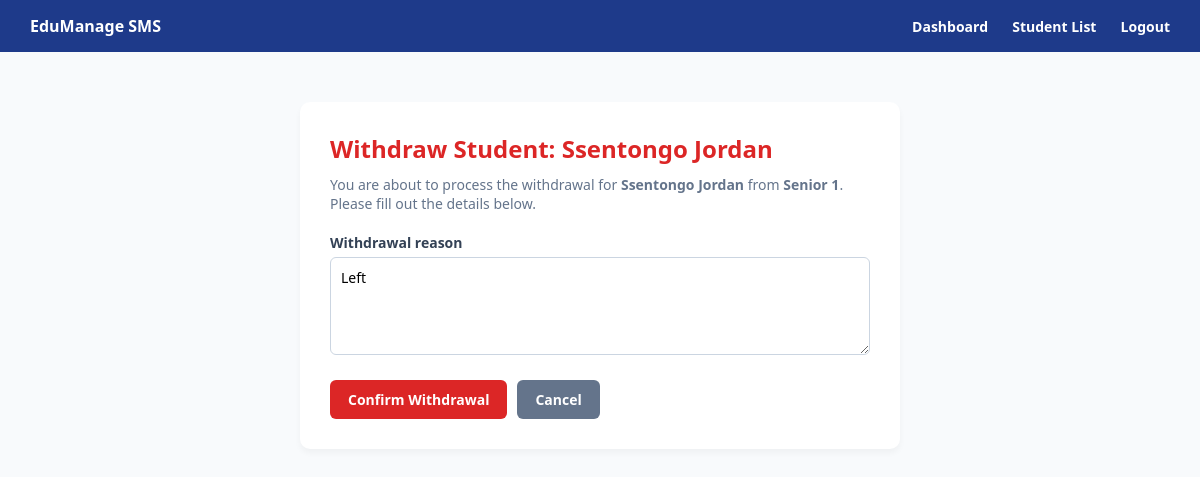
Page /student/withdraw/1/ (signed in) on the committed database.
### student_system/models.py (models this page shows, shortened)
class Student(models.Model):
    user = models.OneToOneField(User, on_delete=models.SET_NULL, null=True, blank=True)
    student_number = models.CharField(max_length=20, unique=True, blank=True, null=True, help_text="Auto-generated unique student ID")
    name = models.CharField(max_length=150)
    email = models.EmailField(unique=True, null=True, blank=True)
    level = models.CharField(max_length=50)  # e.g., Senior 1, Senior 2
    date_of_birth = models.DateField(null=True, blank=True)
    student_photo = models.ImageField(upload_to='student_photos/', null=True, blank=True)
    previous_school = models.CharField(max_length=200, null=True, blank=True, help_text="Required if joining Senior 2 or above")
    mother_name = models.CharField(max_length=150, null=True, blank=True)
    mother_phone = models.CharField(max_length=50, null=True, blank=True)
    father_name = models.CharField(max_length=150, null=True, blank=True)
    father_phone = models.CharField(max_length=50, null=True, blank=True)
    guardian_name = models.CharField(max_length=150, null=True, blank=True, help_text="Fill if parents are unavailable")
    guardian_relationship = models.CharField(max_length=50, null=True, blank=True, help_text="e.g., Uncle, Aunt, Grandparent")
    guardian_phone = models.CharField(max_length=50, null=True, blank=True)
    guardian_photo = models.ImageField(upload_to='guardian_photos/', null=True, blank=True)
    location = models.CharField(max_length=255, null=True, blank=True, help_text="Home address or residence location")
    date_registered = models.DateTimeField(auto_now_add=True)
    added_by = models.ForeignKey(User, on_delete=models.SET_NULL, null=True, blank=True, related_name='registered_students')
    is_active = models.BooleanField(default=True, help_text="Uncheck if student has left or withdrawn from school")
    withdrawal_date = models.DateField(null=True, blank=True)
    withdrawal_reason = models.TextField(null=True, blank=True)

### student_system/views.py (the view)
# urls.py: path('student/withdraw/<int:student_id>/', views.withdraw_student, name='withdraw_student'),
@login_required
def withdraw_student(request, student_id):
    if not request.user.is_staff:
        return redirect('dashboard')
    student = get_object_or_404(Student, id=student_id)
    level_name = student.level
    if request.method == 'POST':
        form = StudentWithdrawalForm(request.POST, instance=student)
        if form.is_valid():
            student = form.save(commit=False)
            student.is_active = False
            student.save()
            return redirect('class_student_list', level_name=level_name)
    else:
        form = StudentWithdrawalForm(instance=student)
    return render(request, 'student_system/withdraw_student.html', {'form': form, 'student': student, 'level_name': level_name})

### student_system/forms.py
class StudentWithdrawalForm(forms.ModelForm):
    class Meta:
        model = Student
        fields = ['withdrawal_reason']
        widgets = {
            'withdrawal_reason': forms.Textarea(attrs={'rows': 4, 'class': 'form-control', 'placeholder': 'Provide a reason for student withdrawal...'}),
        }

### student_system/templates/student_system/withdraw_student.html (shortened to what this page needs)
<!DOCTYPE html>
<html lang="en">
<head>
</head>
<body>
    <nav>
        <span><strong>EduManage SMS</strong></span>
        <div class="nav-links">
            <a href="{% url 'dashboard' %}">Dashboard</a>
            <a href="{% url 'student_list' %}">Student List</a>
            <a href="{% url 'logout' %}">Logout</a>
        </div>
    </nav>
    <div class="container">
        <h2>Withdraw Student: {{ student.name }}</h2>
        <p>You are about to process the withdrawal for <strong>{{ student.name }}</strong> from <strong>{{ student.level }}</strong>. Please fill out the details below.</p>
        <form method="POST">
            {% for field in form %}
                <div class="form-group">
                    <label for="{{ field.id_for_label }}">{{ field.label }}</label>
                    {{ field }}
                </div>
            {% endfor %}
            <div class="btn-group">
                <button type="submit" class="btn">Confirm Withdrawal</button>
                <a href="{% url 'student_list' %}" class="btn btn-secondary">Cancel</a>
            </div>
        </form>
    </div>
</body>
</html>

### student_system/templates/student_system/withdraw_student.html (style rules this page uses)
:root { --primary: #1E3A8A; --bg: #F8FAFC; --text: #334155; }
* { box-sizing: border-box; margin: 0; padding: 0; font-family: 'Segoe UI', Tahoma, Geneva, Verdana, sans-serif; }
body { background-color: var(--bg); color: var(--text); }
nav { background-color: var(--primary); color: white; padding: 15px 30px; display: flex; justify-content: space-between; align-items: center; }
nav .nav-links a { color: white; text-decoration: none; margin-left: 20px; font-weight: 600; font-size: 14px; }
.container { max-width: 600px; margin: 50px auto; padding: 30px; background: white; border-radius: 10px; box-shadow: 0 4px 6px rgba(0,0,0,0.04); }
h2 { color: #DC2626; margin-bottom: 10px; }
p { color: #64748B; margin-bottom: 20px; font-size: 14px; }
form { display: flex; flex-direction: column; gap: 15px; }
.form-group { display: flex; flex-direction: column; gap: 5px; }
label { font-weight: 600; font-size: 14px; color: var(--text); }
input, select, textarea { padding: 10px; border: 1px solid #CBD5E1; border-radius: 6px; font-size: 14px; }
.btn-group { display: flex; gap: 10px; margin-top: 10px; }
.btn { background-color: #DC2626; color: white; padding: 10px 18px; border: none; border-radius: 6px; font-weight: 600; font-size: 14px; cursor: pointer; text-decoration: none; display: inline-block; }
.btn-secondary { background-color: #64748B; }

### rows in the picture
Student: name "Ssentongo Jordan", level "Senior 1", form "Left"

### other values in the picture
{{ field.label }} "Withdrawal reason"
